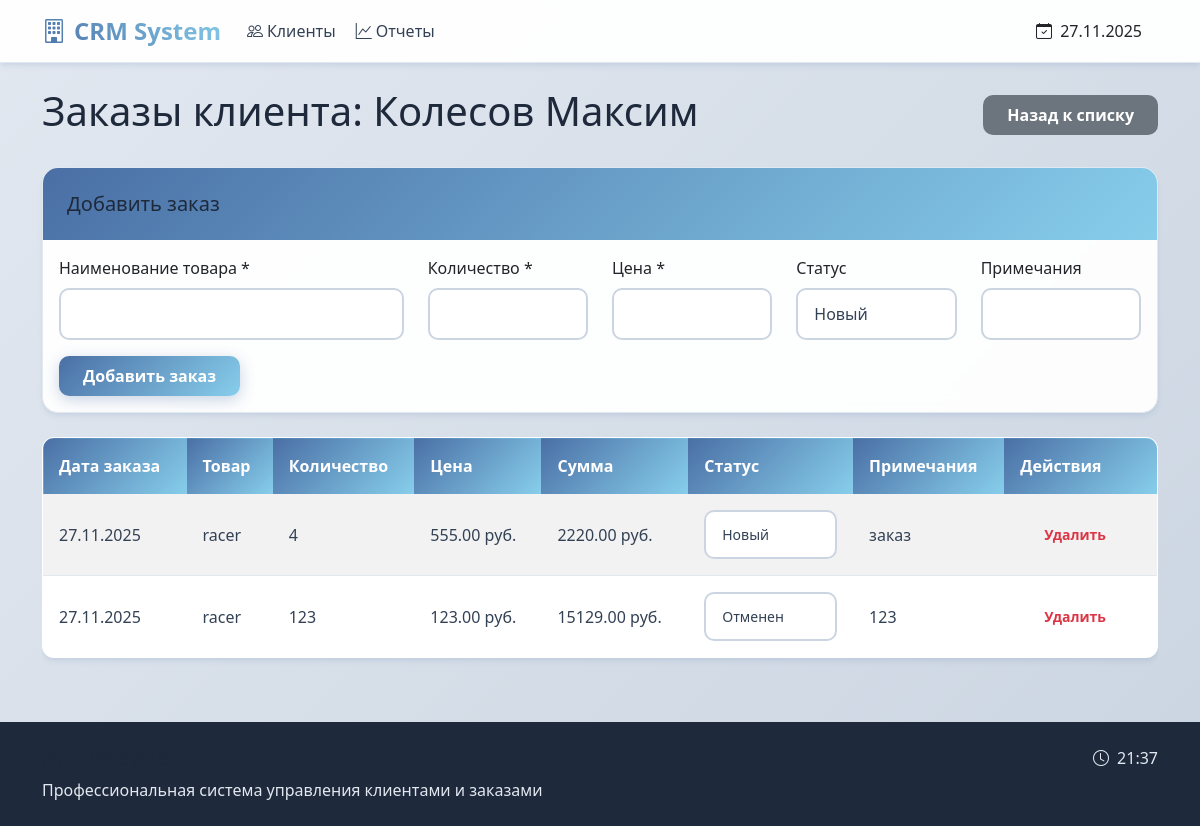
Before: /customer/1/orders with the older database file.
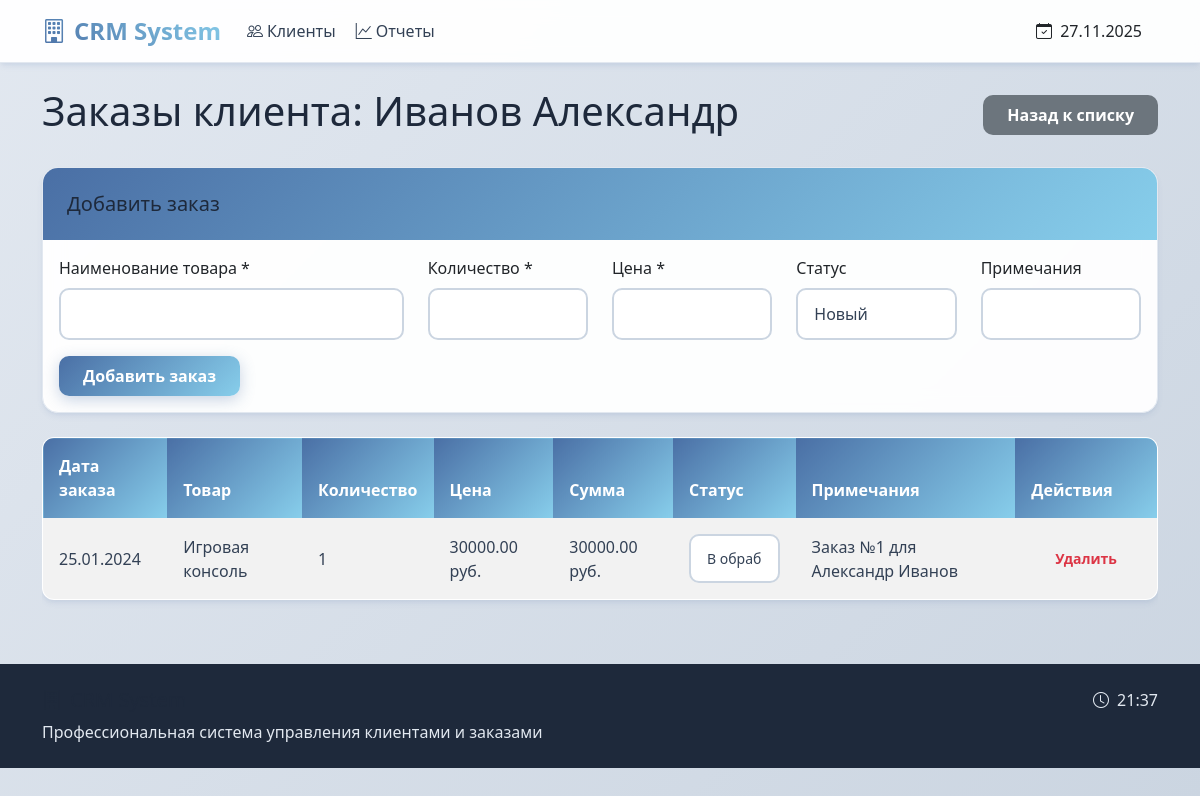
After: the same page with the newer database file.
### models.py (models this page shows)
class Customer(db.Model):
    id = db.Column(db.Integer, primary_key=True)
    last_name = db.Column(db.String(100), nullable=False)
    first_name = db.Column(db.String(100), nullable=False)
    middle_name = db.Column(db.String(100))
    email = db.Column(db.String(100))
    phone = db.Column(db.String(20))
    registration_date = db.Column(db.Date, nullable=False, default=datetime.utcnow)
    notes = db.Column(db.Text)
    orders = db.relationship('Order', backref='customer', lazy=True, cascade='all, delete-orphan')

class Order(db.Model):
    id = db.Column(db.Integer, primary_key=True)
    customer_id = db.Column(db.Integer, db.ForeignKey('customer.id'), nullable=False)
    order_date = db.Column(db.Date, nullable=False, default=datetime.utcnow)
    product_name = db.Column(db.String(200), nullable=False)
    quantity = db.Column(db.Integer, nullable=False)
    price = db.Column(db.Float, nullable=False)
    status = db.Column(db.String(50), default='Новый')
    notes = db.Column(db.Text)

### app.py (the view)
@app.route('/customer/<int:customer_id>/orders')
def customer_orders(customer_id):
    customer = Customer.query.get_or_404(customer_id)
    return render_template('orders.html', customer=customer)

### app.py (called while the page is built)
@app.context_processor
def inject_now():
    return {'now': datetime.now()}

### templates/orders.html (shortened to what this page needs)
{% extends "base.html" %}
{% block content %}
<div class="d-flex justify-content-between align-items-center mb-4">
    <h1>Заказы клиента: {{ customer.last_name }} {{ customer.first_name }}</h1>
    <a href="{{ url_for('index') }}" class="btn btn-secondary">Назад к списку</a>
</div>
<div class="card mb-4">
    <div class="card-header">
        <h5 class="mb-0">Добавить заказ</h5>
    </div>
    <div class="card-body">
        <form method="post" action="{{ url_for('new_order', customer_id=customer.id) }}">
            <div class="row">
                <div class="col-md-4">
                    <label class="form-label">Наименование товара *</label>
                    <input type="text" class="form-control" name="product_name" required>
                </div>
                <div class="col-md-2">
                    <label class="form-label">Количество *</label>
                    <input type="number" class="form-control" name="quantity" min="1" required>
                </div>
                <div class="col-md-2">
                    <label class="form-label">Цена *</label>
                    <input type="number" class="form-control" name="price" step="0.01" min="0" required>
                </div>
                <div class="col-md-2">
                    <label class="form-label">Статус</label>
                    <select class="form-select" name="status">
                        <option value="Новый">Новый</option>
                    </select>
                </div>
                <div class="col-md-2">
                    <label class="form-label">Примечания</label>
                    <input type="text" class="form-control" name="notes">
                </div>
            </div>
            <button type="submit" class="btn btn-primary mt-3">Добавить заказ</button>
        </form>
    </div>
</div>
{% if customer.orders %}
<div class="table-responsive">
    <table class="table table-striped">
        <thead>
            <tr>
                <th>Дата заказа</th>
                <th>Товар</th>
                <th>Количество</th>
                <th>Цена</th>
                <th>Сумма</th>
                <th>Статус</th>
                <th>Примечания</th>
                <th>Действия</th>
            </tr>
        </thead>
        <tbody>
            {% for order in customer.orders %}
            <tr>
                <td>{{ order.order_date.strftime('%d.%m.%Y') }}</td>
                <td>{{ order.product_name }}</td>
                <td>{{ order.quantity }}</td>
                <td>{{ "%.2f"|format(order.price) }} руб.</td>
                <td>{{ "%.2f"|format(order.quantity * order.price) }} руб.</td>
                <td>
                    <form method="post" action="{{ url_for('update_order_status', order_id=order.id) }}" class="d-inline">
                        <select name="status" class="form-select form-select-sm" onchange="this.form.submit()">
                            <option value="Новый" {% if order.status == 'Новый' %}selected{% endif %}>Новый</option>
                            <option value="В обработке" {% if order.status == 'В обработке' %}selected{% endif %}>В обработке</option>
                            <option value="Отменен" {% if order.status == 'Отменен' %}selected{% endif %}>Отменен</option>
                        </select>
                    </form>
                </td>
                <td>{{ order.notes or '-' }}</td>
                <td>
                    <form method="post" action="{{ url_for('delete_order', order_id=order.id) }}" class="d-inline">
                        <button type="submit" class="btn btn-sm btn-outline-danger" onclick="return confirm('Удалить заказ?')">Удалить</button>
                    </form>
                </td>
            </tr>
            {% endfor %}
        </tbody>
    </table>
</div>
{% else %}
<div class="alert alert-info">
    У этого клиента пока нет заказов.
</div>
{% endif %}
{% endblock %}

Changed rows visible on the page:
removed Order: order_date "27.11.2025", product_name "racer", quantity "4", price "555.00", order.quantity*order.price "2220.00", status "Новый", notes "заказ"
no longer on this page (row edited): Order: order_date "27.11.2025", product_name "racer", quantity "123", price "123.00", order.quantity*order.price "15129.00", status "Отменен", notes "123"
changed Customer: last_name "Колесов" → "Иванов"; first_name "Максим" → "Александр"
added Order: order_date "25.01.2024", product_name "Игровая консоль", quantity "1", price "30000.00", order.quantity*order.price "30000.00", status "В обработке", notes "Заказ №1 для Александр Иванов"
